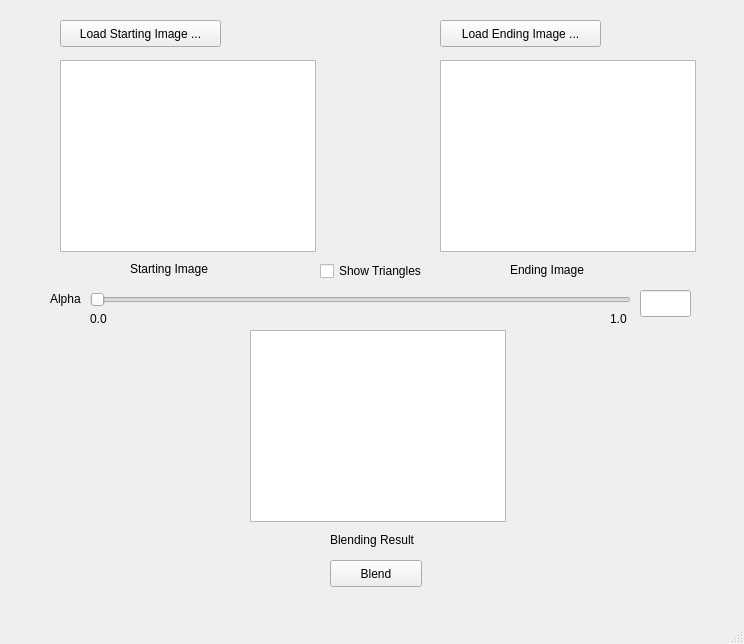
<?xml version="1.0" encoding="UTF-8"?>
<ui version="4.0">
 <class>MainWindow</class>
 <widget class="QMainWindow" name="MainWindow">
  <property name="geometry">
   <rect>
    <x>0</x>
    <y>0</y>
    <width>744</width>
    <height>644</height>
   </rect>
  </property>
  <property name="windowTitle">
   <string>MainWindow</string>
  </property>
  <widget class="QWidget" name="centralwidget">
   <widget class="QPushButton" name="LoadStartBtn">
    <property name="geometry">
     <rect>
      <x>60</x>
      <y>20</y>
      <width>161</width>
      <height>27</height>
     </rect>
    </property>
    <property name="text">
     <string>Load Starting Image ...</string>
    </property>
   </widget>
   <widget class="QPushButton" name="LoadEndBtn">
    <property name="geometry">
     <rect>
      <x>440</x>
      <y>20</y>
      <width>161</width>
      <height>27</height>
     </rect>
    </property>
    <property name="text">
     <string>Load Ending Image ...</string>
    </property>
   </widget>
   <widget class="QSlider" name="horizontalSlider">
    <property name="geometry">
     <rect>
      <x>90</x>
      <y>290</y>
      <width>541</width>
      <height>20</height>
     </rect>
    </property>
    <property name="orientation">
     <enum>Qt::Horizontal</enum>
    </property>
   </widget>
   <widget class="QGraphicsView" name="StartingImage">
    <property name="geometry">
     <rect>
      <x>60</x>
      <y>60</y>
      <width>256</width>
      <height>192</height>
     </rect>
    </property>
   </widget>
   <widget class="QGraphicsView" name="EndingImage">
    <property name="geometry">
     <rect>
      <x>440</x>
      <y>60</y>
      <width>256</width>
      <height>192</height>
     </rect>
    </property>
   </widget>
   <widget class="QGraphicsView" name="BlendResult">
    <property name="geometry">
     <rect>
      <x>250</x>
      <y>330</y>
      <width>256</width>
      <height>192</height>
     </rect>
    </property>
   </widget>
   <widget class="QPushButton" name="BlendBtn">
    <property name="geometry">
     <rect>
      <x>330</x>
      <y>560</y>
      <width>92</width>
      <height>27</height>
     </rect>
    </property>
    <property name="text">
     <string>Blend</string>
    </property>
   </widget>
   <widget class="QLabel" name="StartingImagetxt">
    <property name="geometry">
     <rect>
      <x>130</x>
      <y>260</y>
      <width>111</width>
      <height>17</height>
     </rect>
    </property>
    <property name="text">
     <string>Starting Image</string>
    </property>
   </widget>
   <widget class="QLabel" name="EndingImagetxt">
    <property name="geometry">
     <rect>
      <x>510</x>
      <y>260</y>
      <width>111</width>
      <height>20</height>
     </rect>
    </property>
    <property name="text">
     <string>Ending Image</string>
    </property>
   </widget>
   <widget class="QLabel" name="Blendingtxt">
    <property name="geometry">
     <rect>
      <x>330</x>
      <y>530</y>
      <width>111</width>
      <height>20</height>
     </rect>
    </property>
    <property name="text">
     <string>Blending Result</string>
    </property>
   </widget>
   <widget class="QLabel" name="Alphatxt">
    <property name="geometry">
     <rect>
      <x>50</x>
      <y>290</y>
      <width>41</width>
      <height>17</height>
     </rect>
    </property>
    <property name="text">
     <string>Alpha</string>
    </property>
   </widget>
   <widget class="QLineEdit" name="SlidertxtBox">
    <property name="geometry">
     <rect>
      <x>640</x>
      <y>290</y>
      <width>51</width>
      <height>27</height>
     </rect>
    </property>
   </widget>
   <widget class="QLabel" name="label_5">
    <property name="geometry">
     <rect>
      <x>90</x>
      <y>310</y>
      <width>62</width>
      <height>17</height>
     </rect>
    </property>
    <property name="text">
     <string>0.0</string>
    </property>
   </widget>
   <widget class="QLabel" name="label_6">
    <property name="geometry">
     <rect>
      <x>610</x>
      <y>310</y>
      <width>62</width>
      <height>17</height>
     </rect>
    </property>
    <property name="text">
     <string>1.0</string>
    </property>
   </widget>
   <widget class="QCheckBox" name="checkBox">
    <property name="geometry">
     <rect>
      <x>320</x>
      <y>260</y>
      <width>131</width>
      <height>22</height>
     </rect>
    </property>
    <property name="text">
     <string>Show Triangles</string>
    </property>
   </widget>
  </widget>
  <widget class="QMenuBar" name="menubar">
   <property name="geometry">
    <rect>
     <x>0</x>
     <y>0</y>
     <width>744</width>
     <height>25</height>
    </rect>
   </property>
  </widget>
  <widget class="QStatusBar" name="statusbar"/>
 </widget>
 <resources/>
 <connections/>
</ui>
